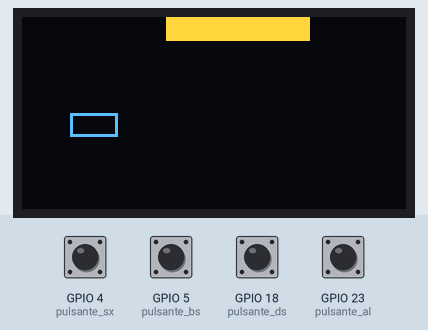
Bench run of a program on a simulated ESP32 board running MicroPython. On the bench: 128×64 one-colour display. Inputs (shaded band) come from the test bench; at power-on: GPIO 4 (pulsante_sx), GPIO 5 (pulsante_bs), GPIO 18 (pulsante_ds), GPIO 23 (pulsante_al) HIGH. The OLED is the two-colour kind (top 16 rows yellow); random numbers come from a fixed seed; library files of the repository ran but are not shown: ssd1306.py.

Above: at 2.2 s.
2.3 s: GPIO 5 (pulsante_bs) pulled LOW for 0.4 s
At 2.55 s:
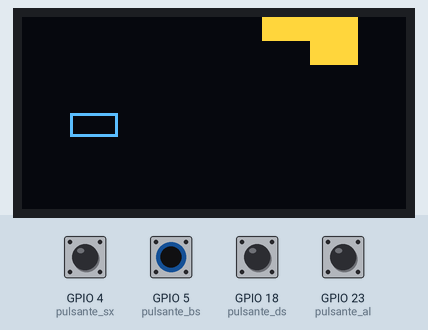
At 5.3 s:
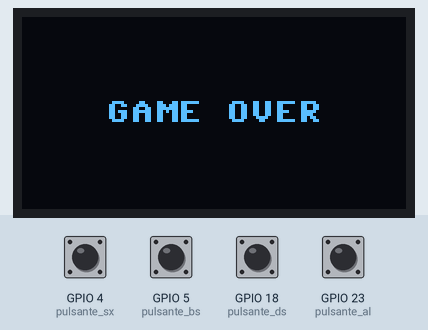
Timing chart, 0 to 6.8 s (numbered marks = the images above; inputs shaded):
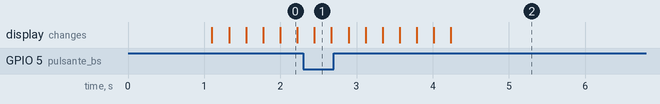

The program:

snake_prototipo_V4.py
```python
from machine import Pin, I2C
import ssd1306
import time
import random

i2c = I2C(0, scl=Pin(22), sda=Pin(21))

schermo = ssd1306.SSD1306_I2C(128, 64, i2c)
pulsante_sx = Pin(4, Pin.IN, Pin.PULL_UP)
pulsante_bs = Pin(5, Pin.IN, Pin.PULL_UP)
pulsante_al = Pin(23, Pin.IN, Pin.PULL_UP)
pulsante_ds = Pin(18, Pin.IN, Pin.PULL_UP)
pulsante_reset = Pin(12, Pin.IN, Pin.PULL_UP)


altezza_cella = 8
larghezza_cella = 16
colonne = 8
righe = 8

for x in range(colonne): #griglia di gioco 8x8
    for y in range(righe):
        schermo.rect(
            x * larghezza_cella,
            y * altezza_cella,
            larghezza_cella,
            altezza_cella,
            0
        )


schermo.show()
time.sleep(1)

coox = 0
cooy = 0

coox_cibo = 0
cooy_cibo = 0

schermo.fill_rect(
    coox * larghezza_cella,
    cooy * altezza_cella,
    larghezza_cella,
    altezza_cella,
    1
)
schermo.show()

#variabili logica limite mappa e cibo
gioco = True
cibo = True
perso = True

#lista del corpo iniziale dello snake
snake = [(0,0), (0,0)]

#direzione iniziale
direzione = (1,0)

def spostamento(x, y, colore):
    schermo.fill_rect(
        x * larghezza_cella,
        y * altezza_cella,
        larghezza_cella,
        altezza_cella,
        colore
    )

def movimento():
    global direzione ,perso ,new_cox ,new_coy

    if pulsante_ds.value() == 0 and direzione != (-1, 0):
        direzione = (1,0)
    elif pulsante_sx.value() == 0 and direzione != (1,0):
        direzione = (-1,0)
    elif pulsante_bs.value() == 0 and direzione != (0,-1):
        direzione = (0,1)
    elif pulsante_al.value() == 0 and direzione != (0,1):
        direzione = (0,-1)

    #nuova testa
    new_cox = snake[0][0] + direzione[0]
    new_coy = snake[0][1] + direzione[1]
    #controllo se si colpisce da solo
    if (new_cox, new_coy) in snake:
        perso = False
    snake.insert(0, (new_cox, new_coy))

    if new_cox < 0 or new_cox >= colonne or new_coy < 0 or new_coy >= righe:
        perso = False


    #rimozione coda
    if cibo == False:
        coda = snake.pop()
        spostamento(coda[0], coda[1], 0)

    spostamento(new_cox, new_coy, 1)
    schermo.show()


def spawn_cibo():
    global cibo, coox_cibo, cooy_cibo
    if cibo == True:
        while True:
            coox_cibo = random.choice(range(0, 7))
            cooy_cibo = random.choice(range(0, 7))
            if (coox_cibo, cooy_cibo) in snake:
                continue
            else:
                schermo.rect(
                   coox_cibo * larghezza_cella,
                   cooy_cibo * altezza_cella,
                   larghezza_cella,
                   altezza_cella,
                   1
                )
                cibo = False
                break
    return None

def controllo_cibo():
    global cibo, coox_cibo, cooy_cibo
    if new_cox == coox_cibo and new_coy == cooy_cibo:
        cibo = True
    return None

while True:
    while gioco:
        movimento()
        spawn_cibo()
        controllo_cibo()
        time.sleep(0.2)
        if perso == False:
            schermo.fill(0)
            schermo.text("GAME OVER", 28, 28)
            schermo.show()
            if pulsante_reset.value() == 0:
                schermo.fill(0)
                schermo.show()
                perso = True
                coox = 0
                cooy = 0
                direzione = (1, 0)
                snake = [(0, 0)]
                cibo = True
                schermo.fill(0)
                for x, y in snake:
                    schermo.fill_rect(
                        x * larghezza_cella,
                        y * altezza_cella,
                        larghezza_cella,
                        altezza_cella,
                        1
                    )
                schermo.show()
                break
            else:
                time.sleep(0.1)
                continue
            time.sleep(1)
            break
```
